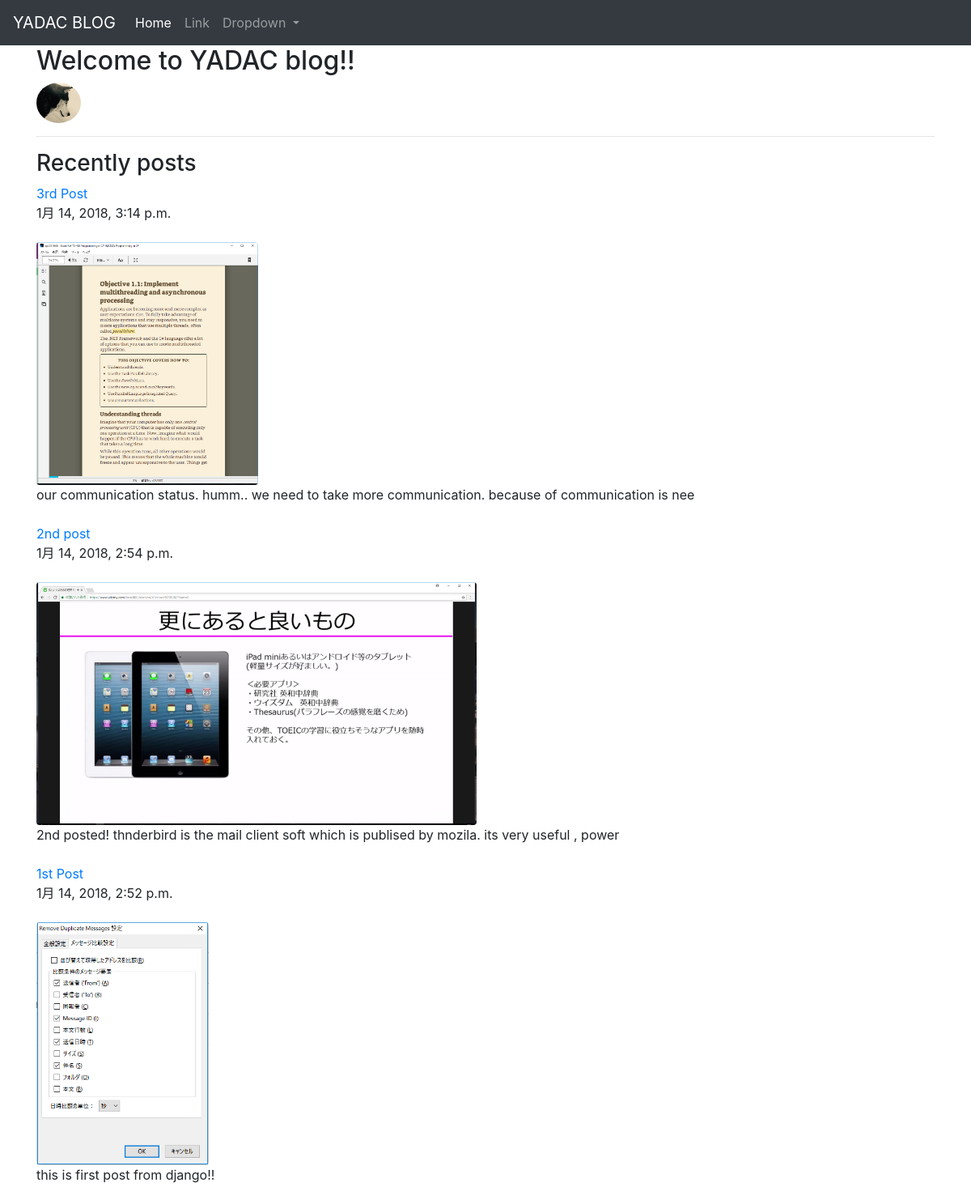
/posts/, run on the app's committed database.
### posts/models.py (models this page shows, shortened)
class Post(models.Model):
    title = models.CharField(max_length=100)
    published = models.DateTimeField()
    image = models.ImageField(upload_to='media/')
    body = models.TextField()
    def summary(self):
        return self.body[:100]

### posts/views.py (the view)
def index(request):
    posts = Post.objects.order_by('-published')
    return render(request, 'posts/index.html', {'posts': posts})

### posts/templates/posts/index.html (shortened to what this page needs)
<!DOCTYPE html>
<html lang="ja-jp">
<head>
    <link rel="stylesheet" href="https://maxcdn.bootstrapcdn.com/bootstrap/4.0.0-beta.3/css/bootstrap.min.css"
>
</head>
<body>
    <nav class="navbar navbar-expand-lg navbar-dark bg-dark">
        <a class="navbar-brand" href="#">YADAC BLOG</a>
        <div class="collapse navbar-collapse" id="navbarSupportedContent">
            <ul class="navbar-nav mr-auto">
                <li class="nav-item active">
                    <a class="nav-link" href="#">Home
                    </a>
                </li>
                <li class="nav-item">
                    <a class="nav-link" href="https://github.com/yadac">Link</a>
                </li>
                <li class="nav-item dropdown">
                    <a class="nav-link dropdown-toggle" href="#" id="navbarDropdown" role="button" data-toggle="dropdown" aria-haspopup="true"
                        aria-expanded="false">
                        Dropdown
                    </a>
                </li>
            </ul>
        </div>
    </nav>
    <div class="container">
        <h2>Welcome to YADAC blog!!</h2>
        {% load static %}
        <img src="{% static 'posts/manseru.jpeg' %}" class="img-fluid rounded-circle" style="max-height:50px">
        <hr>
        <h3>Recently posts</h3>
        {% for post in posts.all %}
        <a href="{% url 'post_detail' post.id %}">{{ post.title }}</a>
        <br /> {{ post.published }}
        <br />
        <br />
        <img src="{{ post.image.url }}" class="img-fluid rounded" style="max-height:300px">
        <br />
        {{ post.summary }}
        <br />
        <br /> {% endfor %}
    </div>
</body>
</html>

### data on the page
Post: title "3rd Post", published "1月 14, 2018, 3:14 p.m.", image (picture), summary "our communication status. humm.. we need to take more communication. because of communication is nee"
Post: title "2nd post", published "1月 14, 2018, 2:54 p.m.", image (picture), summary "2nd posted! thnderbird is the mail client soft which is publised by mozila. its very useful , power"
Post: title "1st Post", published "1月 14, 2018, 2:52 p.m.", image (picture), summary "this is first post from django!!"
